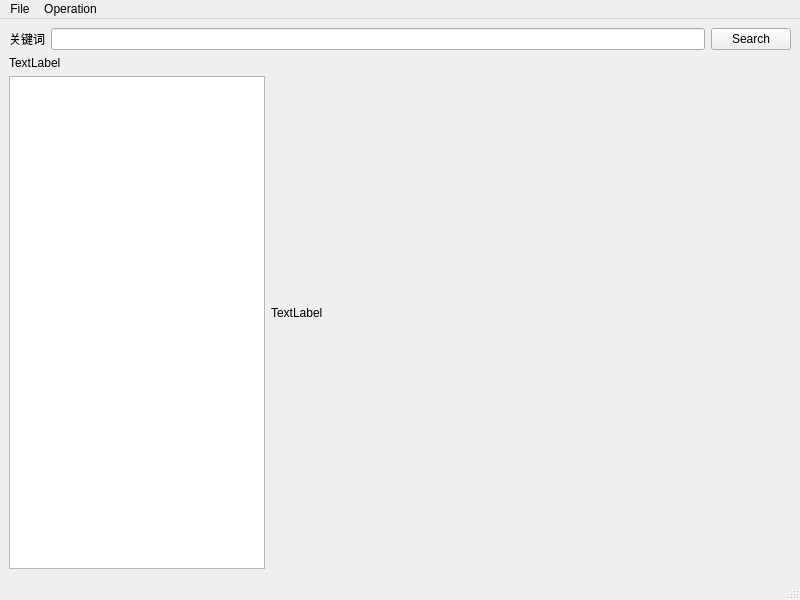
<?xml version="1.0" encoding="UTF-8"?>
<ui version="4.0">
 <class>MainWindow</class>
 <widget class="QMainWindow" name="MainWindow">
  <property name="geometry">
   <rect>
    <x>0</x>
    <y>0</y>
    <width>800</width>
    <height>600</height>
   </rect>
  </property>
  <property name="windowTitle">
   <string>MainWindow</string>
  </property>
  <widget class="QWidget" name="centralwidget">
   <layout class="QVBoxLayout" name="verticalLayout_2">
    <item>
     <layout class="QHBoxLayout" name="horizontalLayout">
      <item>
       <widget class="QLabel" name="label_3">
        <property name="text">
         <string>关键词</string>
        </property>
       </widget>
      </item>
      <item>
       <widget class="QLineEdit" name="lineEditSearch"/>
      </item>
      <item>
       <widget class="QPushButton" name="pushButtonSearch">
        <property name="text">
         <string>Search</string>
        </property>
       </widget>
      </item>
     </layout>
    </item>
    <item>
     <layout class="QHBoxLayout" name="horizontalLayout_2">
      <item>
       <layout class="QVBoxLayout" name="verticalLayout">
        <item>
         <widget class="QLabel" name="label_2">
          <property name="text">
           <string>TextLabel</string>
          </property>
         </widget>
        </item>
        <item>
         <widget class="QListWidget" name="listWidget">
          <property name="sizePolicy">
           <sizepolicy hsizetype="Maximum" vsizetype="Expanding">
            <horstretch>0</horstretch>
            <verstretch>0</verstretch>
           </sizepolicy>
          </property>
         </widget>
        </item>
       </layout>
      </item>
      <item>
       <widget class="QLabel" name="labelPic">
        <property name="text">
         <string>TextLabel</string>
        </property>
       </widget>
      </item>
     </layout>
    </item>
   </layout>
  </widget>
  <widget class="QMenuBar" name="menubar">
   <property name="geometry">
    <rect>
     <x>0</x>
     <y>0</y>
     <width>800</width>
     <height>26</height>
    </rect>
   </property>
   <widget class="QMenu" name="menuFile">
    <property name="title">
     <string>File</string>
    </property>
   </widget>
   <widget class="QMenu" name="menuOperation">
    <property name="title">
     <string>Operation</string>
    </property>
    <addaction name="actionto_pads"/>
    <addaction name="actionread_comp_list"/>
   </widget>
   <addaction name="menuFile"/>
   <addaction name="menuOperation"/>
  </widget>
  <widget class="QStatusBar" name="statusbar"/>
  <action name="actionread_comp_list">
   <property name="text">
    <string>pull_all_comp_list</string>
   </property>
  </action>
  <action name="actionto_pads">
   <property name="text">
    <string>to_pads</string>
   </property>
  </action>
 </widget>
 <resources/>
 <connections/>
</ui>
